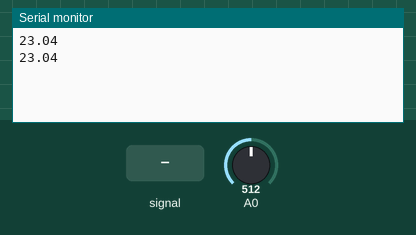
This sketch was run on a simulated Arduino Uno, built with avr-gcc and run on an emulated ATmega328P. Shown: the last lines printed to the serial monitor. Inputs (shaded band) come from the test bench; at power-on: A0 = 512.

Above: at 1.2 s.
1.3 s: A0 fed a 200 Hz sine of ±81 counts around its level
At 1.79 s:
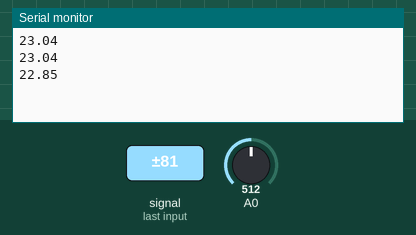
2.8 s: A0 set to 716
At 3.27 s:
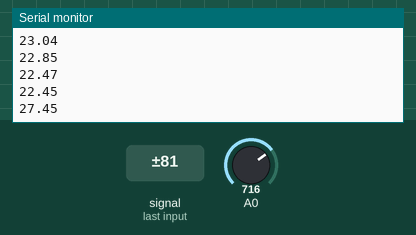
4.3 s: A0 fed a 1000 Hz sine of ±255 counts around its level
At 4.75 s:
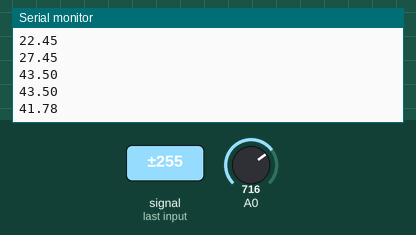
5.8 s: A0 set to 900
At 6.23 s:
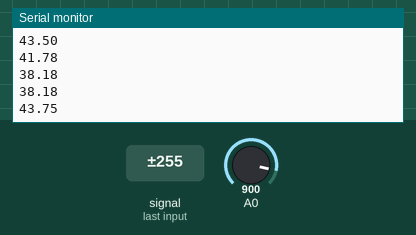
Timing chart, 0 to 8.3 s (numbered marks = the images above; inputs shaded):
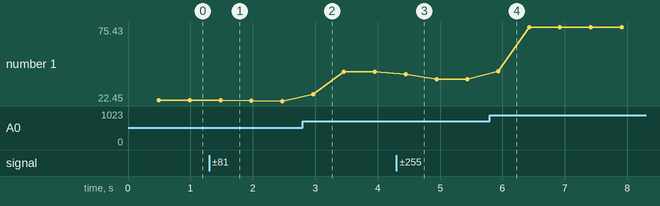

The sketch:

thermistor.ino
```cpp
#include <stdint.h>
#include <math.h>

#define R_REF 12129.0
#define A1 3.354016e-3
#define B1 2.569850e-4
#define C1 2.620131e-6
#define D1 6.383091e-8

#define AVERAGES 3000

void setup() {
	Serial.begin(9600);
}

void loop()
{
	double thermistor_r_sum = 0.0;

	for(uint16_t i=0; i<AVERAGES; i++) {
		uint16_t reading = analogRead(0);
		/* Small value readings are caused by erros */
		if (reading < 63 || reading == 1023) {
			i--;
			continue;
		}
		double thermistor_r = R_REF * (1023/(double)reading -1);
		thermistor_r_sum += thermistor_r;
	}

	double r_avg = thermistor_r_sum / AVERAGES;
	double log_calc = log(r_avg / R_REF);
	double temperature = 1 / (A1 + B1 * log_calc + C1 * pow(log_calc, 2) + D1 * pow(log_calc, 3)) - 275.15;

	Serial.println(temperature);
}
```

Measured:
- after the input at 1.3 s, the serial monitor: prints a new line after 0.18 s (image 1)
- after the input at 2.8 s, the serial monitor: prints a new line after 0.17 s (image 2)
- after the input at 4.3 s, the serial monitor: prints a new line after 0.15 s (image 3)
- after the input at 5.8 s, the serial monitor: prints a new line after 0.13 s (image 4)
- plotted number 1: 23.04 → 22.45 after the input at 1.3 s, 22.45 → 43.5 after the input at 2.8 s, 43.5 → 38.18 after the input at 4.3 s, 38.18 → 75.43 after the input at 5.8 s
